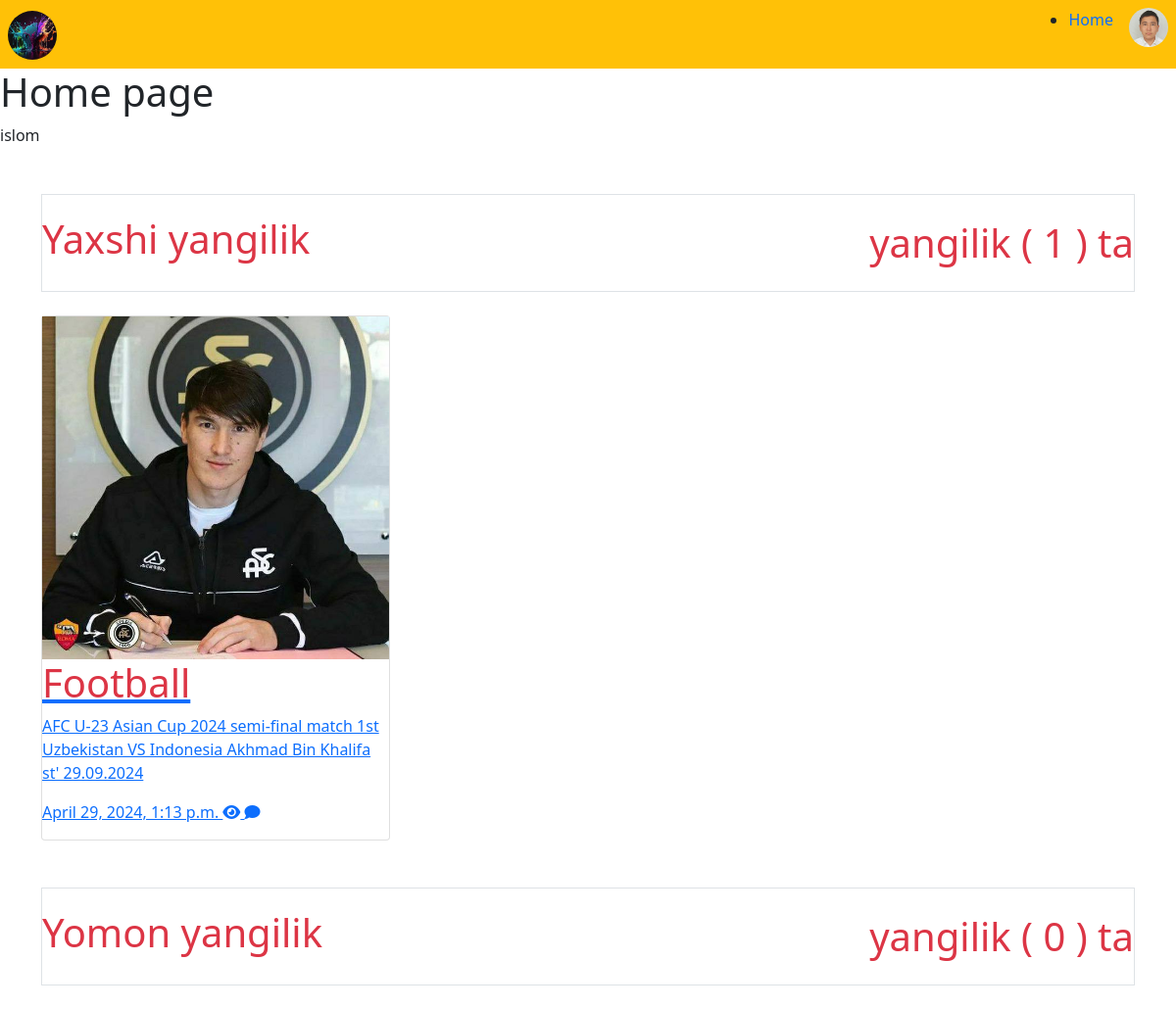
Screenshot of / (signed in) with the database file from the repository.
### blogapp/models.py (models this page shows, shortened)
class Profile(models.Model):
    user = models.OneToOneField(User, on_delete=models.CASCADE, null=True)
    name = models.CharField(max_length=100, default="user")
    userEmail = models.CharField(max_length=100, default="example@gmail.com")
    userImg = models.ImageField(upload_to='userImages/')
    created = models.DateTimeField(auto_now_add=True, editable=True)
    edited = models.DateTimeField(auto_now=True)

class PostlarModel(models.Model):
    post_choice = (
        ('yaxshi', 'Yaxshi'),
        ('yomon', 'Yomon'),
    )
    profile = models.ForeignKey(Profile, on_delete=models.CASCADE, null=True)
    title = models.CharField(max_length=150)
    text = models.TextField()
    post_image = models.ImageField(upload_to='postImages/')
    turi = models.CharField(max_length=6, choices=post_choice, default='Yaxshi')
    created = models.DateTimeField(auto_now_add=True, editable=True)
    edited = models.DateTimeField(auto_now=True)

### blogapp/views.py (the view)
# urls.py: path('', HomeView, name='home'),
@login_required(login_url="login/")
def HomeView(request):
    post_yaxshi = PostlarModel.objects.filter(turi="yaxshi")
    post_yaxshi_count = PostlarModel.objects.filter(turi="yaxshi").count()
    post_yomon = PostlarModel.objects.filter(turi="yomon")
    post_yomon_count = PostlarModel.objects.filter(turi="yomon").count()
    ctx = {
        'yaxshi': post_yaxshi,
        'yaxshi_count': post_yaxshi_count,
        'yomon': post_yomon,
        'yomon_count': post_yomon_count,
    }
    return render(request, 'home.html', ctx)

### templates/home.html (shortened to what this page needs)
{% extends 'navbar.html' %}
{% block content %}
    <h1>Home page</h1>
    <p>{{user}}</p>
    <div class="container mt-5">
        <div class="w-100 border d-flex align-items-center justify-content-between" style="height: 100px;">
          <h1 class="text-danger">Yaxshi yangilik</h1>
          <span class="fs-1 text-danger">yangilik ( {{yaxshi.count}} ) ta</span>
        </div>
        <div class="row mt-4">
            {% for y in yaxshi %}
              <div class="col-4">
                <a href="{% url 'comment' y.id %}">
                  <div class="card">
                    <img style="height: 350px;" src="{{ y.post_image.url }}" alt="{{y.title}}">
                    <h1 class="text-danger">{{y.title}}</h1>
                    <p>{{y.text}}</p>
                    <p>{{y.created}} <i class="fa-solid fa-eye"></i>  <i class="fa-solid fa-comment"></i> </p>
                  </div>
                </a>
              </div>
            {% endfor %}
        </div>
      </div>
      <div class="container mt-5">
        <div class="w-100 border d-flex align-items-center justify-content-between" style="height: 100px;">
          <h1 class="text-danger">Yomon yangilik</h1>
          <span class="fs-1 text-danger">yangilik ( {{yomon.count}} ) ta</span>
        </div>
      </div>
{% endblock %}

### templates/navbar.html (shortened to what this page needs)
{% load static %}
<!DOCTYPE html>
<html lang="en">
<head>
    <link rel="stylesheet" href="https://cdnjs.cloudflare.com/ajax/libs/font-awesome/6.5.1/css/all.min.css">
    <link rel="stylesheet" href="{% static 'style.css' %}">
    <link rel="stylesheet" href="https://cdn.jsdelivr.net/npm/bootstrap@5.0.2/dist/css/bootstrap.min.css" rel="stylesheet">
</head>
<body>
    <div style="height: 70px" class="nav w-100 bg-warning d-flex justify-content-between align-items-center p-2">
        <img style="width: 50px; height: 50px; border-radius: 50%" alt="">
        <ul class="d-flex justify-content-around">
            <li class="mx-3"><a class="text-decoration-none" style="list-style: none;" href="{% url 'home' %}">Home</a></li>
            {% if user.is_authenticated %}
            <div class="dropdown">
                {% if user.profile.userImg %}
                <img style="width: 40px; height: 40px; border-radius: 50%;" src="{{ user.profile.userImg.url }}" alt="{{ user }}" class=" dropdown-toggle"  id="dropdownMenuButton1" data-bs-toggle="dropdown" aria-expanded="false">
                {% endif %}
            </div>
            {% else %}
                <li class="mx-3"><a class="text-decoration-none" href="{% url 'login' %}">LogIn</a></li>
                <li class="mx-3"><a class="text-decoration-none" href="{% url 'register' %}">SignUp</a></li>
            {% endif %}
        </ul>
    </div>
    {% block content %}
    {% endblock %}
</body>
</html>

### static/style.css (style rules this page uses)
* { margin: 0; padding: 0; box-sizing: border-box; }

### rows the page displays
PostlarModel: post_image (picture), title "Football", text "AFC U-23 Asian Cup 2024 semi-final match 1st Uzbekistan VS Indonesia Akhmad Bin Khalifa st' 29.09.2024", created "April 29, 2024, 1:13 p.m."

### other values shown
{{ user }} "islom"
{{ yaxshi.count }} "1"
{{ yomon.count }} "0"
